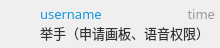
<?xml version="1.0" encoding="UTF-8"?>
<ui version="4.0">
 <class>CRaiseHandItemWidget</class>
 <widget class="QWidget" name="CRaiseHandItemWidget">
  <property name="geometry">
   <rect>
    <x>0</x>
    <y>0</y>
    <width>220</width>
    <height>48</height>
   </rect>
  </property>
  <property name="windowTitle">
   <string>Form</string>
  </property>
  <layout class="QGridLayout" name="gridLayout">
   <property name="leftMargin">
    <number>5</number>
   </property>
   <property name="topMargin">
    <number>5</number>
   </property>
   <property name="rightMargin">
    <number>5</number>
   </property>
   <property name="bottomMargin">
    <number>5</number>
   </property>
   <property name="horizontalSpacing">
    <number>5</number>
   </property>
   <property name="verticalSpacing">
    <number>0</number>
   </property>
   <item row="0" column="2">
    <widget class="QLabel" name="time_text">
     <property name="font">
      <font>
       <family>微软雅黑</family>
       <pointsize>10</pointsize>
      </font>
     </property>
     <property name="styleSheet">
      <string notr="true">color: #999999;
background: none;</string>
     </property>
     <property name="text">
      <string>time</string>
     </property>
     <property name="alignment">
      <set>Qt::AlignRight|Qt::AlignTrailing|Qt::AlignVCenter</set>
     </property>
    </widget>
   </item>
   <item row="1" column="1" colspan="2">
    <widget class="QLabel" name="content_text">
     <property name="font">
      <font>
       <family>微软雅黑</family>
       <pointsize>10</pointsize>
      </font>
     </property>
     <property name="styleSheet">
      <string notr="true">color: #333333;
background: none;</string>
     </property>
     <property name="text">
      <string>举手（申请画板、语音权限）</string>
     </property>
    </widget>
   </item>
   <item row="0" column="0" rowspan="2">
    <widget class="QFrame" name="frame">
     <property name="minimumSize">
      <size>
       <width>30</width>
       <height>0</height>
      </size>
     </property>
     <property name="maximumSize">
      <size>
       <width>30</width>
       <height>16777215</height>
      </size>
     </property>
     <property name="styleSheet">
      <string notr="true">QFrame {
	background: none;
	border: none;
}</string>
     </property>
     <property name="frameShape">
      <enum>QFrame::StyledPanel</enum>
     </property>
     <property name="frameShadow">
      <enum>QFrame::Raised</enum>
     </property>
     <layout class="QGridLayout" name="gridLayout_2">
      <property name="leftMargin">
       <number>0</number>
      </property>
      <property name="topMargin">
       <number>0</number>
      </property>
      <property name="rightMargin">
       <number>0</number>
      </property>
      <property name="bottomMargin">
       <number>0</number>
      </property>
      <property name="spacing">
       <number>0</number>
      </property>
      <item row="0" column="0">
       <widget class="QLabel" name="user_pic">
        <property name="minimumSize">
         <size>
          <width>30</width>
          <height>30</height>
         </size>
        </property>
        <property name="maximumSize">
         <size>
          <width>30</width>
          <height>30</height>
         </size>
        </property>
        <property name="styleSheet">
         <string notr="true">background: none;</string>
        </property>
        <property name="text">
         <string/>
        </property>
        <property name="pixmap">
         <pixmap resource="../../Status.qrc">:/pic/Resources/material/pic/student.png</pixmap>
        </property>
        <property name="scaledContents">
         <bool>true</bool>
        </property>
       </widget>
      </item>
     </layout>
    </widget>
   </item>
   <item row="0" column="1">
    <widget class="QLabel" name="username_text">
     <property name="font">
      <font>
       <family>微软雅黑</family>
       <pointsize>10</pointsize>
      </font>
     </property>
     <property name="styleSheet">
      <string notr="true">color: #1296db;
background: none;</string>
     </property>
     <property name="text">
      <string>username</string>
     </property>
    </widget>
   </item>
  </layout>
 </widget>
 <resources>
  <include location="../../Status.qrc"/>
 </resources>
 <connections/>
</ui>
